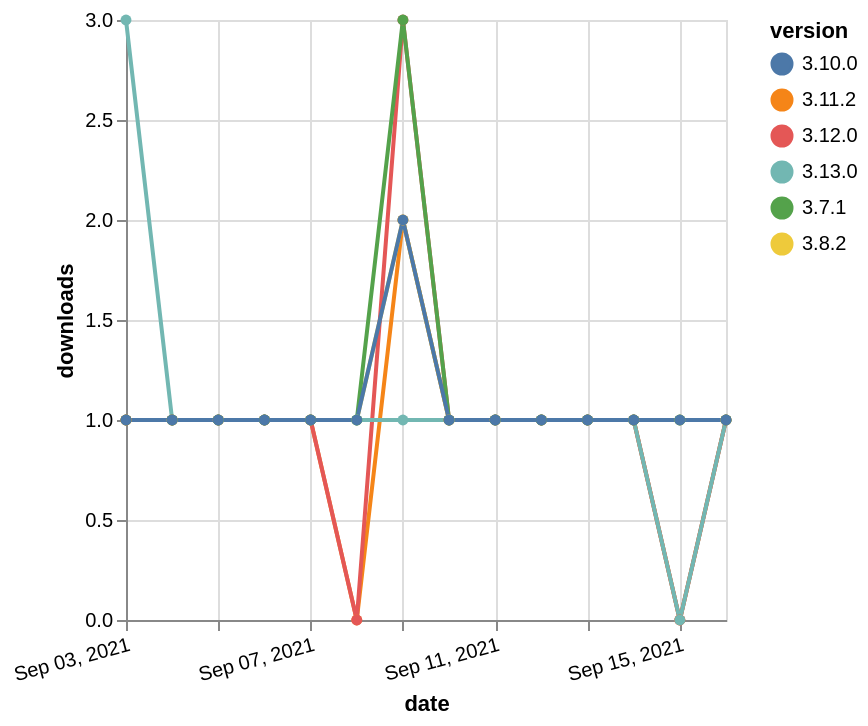

The Vega-Lite source for this figure:
### Vega-Lite specification from a JSON file in a GitHub repository (floating-point values rounded to 4 significant figures)
{"$schema": "https://vega.github.io/schema/vega-lite/v5.json", "description": "A simple bar chart with embedded data.", "data": {"values": [{"date": "2021-09-03", "total": 148, "delta": 1, "version": "3.11.2"}, {"date": "2021-09-04", "total": 149, "delta": 1, "version": "3.11.2"}, {"date": "2021-09-05", "total": 150, "delta": 1, "version": "3.11.2"}, {"date": "2021-09-06", "total": 151, "delta": 1, "version": "3.11.2"}, {"date": "2021-09-07", "total": 152, "delta": 1, "version": "3.11.2"}, {"date": "2021-09-08", "total": 152, "delta": 0, "version": "3.11.2"}, {"date": "2021-09-09", "total": 154, "delta": 2, "version": "3.11.2"}, {"date": "2021-09-10", "total": 155, "delta": 1, "version": "3.11.2"}, {"date": "2021-09-11", "total": 156, "delta": 1, "version": "3.11.2"}, {"date": "2021-09-12", "total": 157, "delta": 1, "version": "3.11.2"}, {"date": "2021-09-13", "total": 158, "delta": 1, "version": "3.11.2"}, {"date": "2021-09-14", "total": 159, "delta": 1, "version": "3.11.2"}, {"date": "2021-09-15", "total": 159, "delta": 0, "version": "3.11.2"}, {"date": "2021-09-16", "total": 160, "delta": 1, "version": "3.11.2"}, {"date": "2021-09-03", "total": 171, "delta": 1, "version": "3.8.2"}, {"date": "2021-09-04", "total": 172, "delta": 1, "version": "3.8.2"}, {"date": "2021-09-05", "total": 173, "delta": 1, "version": "3.8.2"}, {"date": "2021-09-06", "total": 174, "delta": 1, "version": "3.8.2"}, {"date": "2021-09-07", "total": 175, "delta": 1, "version": "3.8.2"}, {"date": "2021-09-08", "total": 176, "delta": 1, "version": "3.8.2"}, {"date": "2021-09-09", "total": 178, "delta": 2, "version": "3.8.2"}, {"date": "2021-09-10", "total": 179, "delta": 1, "version": "3.8.2"}, {"date": "2021-09-11", "total": 180, "delta": 1, "version": "3.8.2"}, {"date": "2021-09-12", "total": 181, "delta": 1, "version": "3.8.2"}, {"date": "2021-09-13", "total": 182, "delta": 1, "version": "3.8.2"}, {"date": "2021-09-14", "total": 183, "delta": 1, "version": "3.8.2"}, {"date": "2021-09-15", "total": 184, "delta": 1, "version": "3.8.2"}, {"date": "2021-09-16", "total": 185, "delta": 1, "version": "3.8.2"}, {"date": "2021-09-03", "total": 164, "delta": 1, "version": "3.12.0"}, {"date": "2021-09-04", "total": 165, "delta": 1, "version": "3.12.0"}, {"date": "2021-09-05", "total": 166, "delta": 1, "version": "3.12.0"}, {"date": "2021-09-06", "total": 167, "delta": 1, "version": "3.12.0"}, {"date": "2021-09-07", "total": 168, "delta": 1, "version": "3.12.0"}, {"date": "2021-09-08", "total": 168, "delta": 0, "version": "3.12.0"}, {"date": "2021-09-09", "total": 171, "delta": 3, "version": "3.12.0"}, {"date": "2021-09-10", "total": 172, "delta": 1, "version": "3.12.0"}, {"date": "2021-09-11", "total": 173, "delta": 1, "version": "3.12.0"}, {"date": "2021-09-12", "total": 174, "delta": 1, "version": "3.12.0"}, {"date": "2021-09-13", "total": 175, "delta": 1, "version": "3.12.0"}, {"date": "2021-09-14", "total": 176, "delta": 1, "version": "3.12.0"}, {"date": "2021-09-15", "total": 176, "delta": 0, "version": "3.12.0"}, {"date": "2021-09-16", "total": 177, "delta": 1, "version": "3.12.0"}, {"date": "2021-09-03", "total": 116, "delta": 3, "version": "3.13.0"}, {"date": "2021-09-04", "total": 117, "delta": 1, "version": "3.13.0"}, {"date": "2021-09-05", "total": 118, "delta": 1, "version": "3.13.0"}, {"date": "2021-09-06", "total": 119, "delta": 1, "version": "3.13.0"}, {"date": "2021-09-07", "total": 120, "delta": 1, "version": "3.13.0"}, {"date": "2021-09-08", "total": 121, "delta": 1, "version": "3.13.0"}, {"date": "2021-09-09", "total": 122, "delta": 1, "version": "3.13.0"}, {"date": "2021-09-10", "total": 123, "delta": 1, "version": "3.13.0"}, {"date": "2021-09-11", "total": 124, "delta": 1, "version": "3.13.0"}, {"date": "2021-09-12", "total": 125, "delta": 1, "version": "3.13.0"}, {"date": "2021-09-13", "total": 126, "delta": 1, "version": "3.13.0"}, {"date": "2021-09-14", "total": 127, "delta": 1, "version": "3.13.0"}, {"date": "2021-09-15", "total": 127, "delta": 0, "version": "3.13.0"}, {"date": "2021-09-16", "total": 128, "delta": 1, "version": "3.13.0"}, {"date": "2021-09-03", "total": 332, "delta": 1, "version": "3.7.1"}, {"date": "2021-09-04", "total": 333, "delta": 1, "version": "3.7.1"}, {"date": "2021-09-05", "total": 334, "delta": 1, "version": "3.7.1"}, {"date": "2021-09-06", "total": 335, "delta": 1, "version": "3.7.1"}, {"date": "2021-09-07", "total": 336, "delta": 1, "version": "3.7.1"}, {"date": "2021-09-08", "total": 337, "delta": 1, "version": "3.7.1"}, {"date": "2021-09-09", "total": 340, "delta": 3, "version": "3.7.1"}, {"date": "2021-09-10", "total": 341, "delta": 1, "version": "3.7.1"}, {"date": "2021-09-11", "total": 342, "delta": 1, "version": "3.7.1"}, {"date": "2021-09-12", "total": 343, "delta": 1, "version": "3.7.1"}, {"date": "2021-09-13", "total": 344, "delta": 1, "version": "3.7.1"}, {"date": "2021-09-14", "total": 345, "delta": 1, "version": "3.7.1"}, {"date": "2021-09-15", "total": 346, "delta": 1, "version": "3.7.1"}, {"date": "2021-09-16", "total": 347, "delta": 1, "version": "3.7.1"}, {"date": "2021-09-03", "total": 161, "delta": 1, "version": "3.10.0"}, {"date": "2021-09-04", "total": 162, "delta": 1, "version": "3.10.0"}, {"date": "2021-09-05", "total": 163, "delta": 1, "version": "3.10.0"}, {"date": "2021-09-06", "total": 164, "delta": 1, "version": "3.10.0"}, {"date": "2021-09-07", "total": 165, "delta": 1, "version": "3.10.0"}, {"date": "2021-09-08", "total": 166, "delta": 1, "version": "3.10.0"}, {"date": "2021-09-09", "total": 168, "delta": 2, "version": "3.10.0"}, {"date": "2021-09-10", "total": 169, "delta": 1, "version": "3.10.0"}, {"date": "2021-09-11", "total": 170, "delta": 1, "version": "3.10.0"}, {"date": "2021-09-12", "total": 171, "delta": 1, "version": "3.10.0"}, {"date": "2021-09-13", "total": 172, "delta": 1, "version": "3.10.0"}, {"date": "2021-09-14", "total": 173, "delta": 1, "version": "3.10.0"}, {"date": "2021-09-15", "total": 174, "delta": 1, "version": "3.10.0"}, {"date": "2021-09-16", "total": 175, "delta": 1, "version": "3.10.0"}]}, "width": "container", "mark": {"type": "line", "point": {"filled": true}}, "encoding": {"x": {"field": "date", "type": "temporal", "timeUnit": "yearmonthdate", "title": "date", "axis": {"labelAngle": -15}}, "y": {"field": "delta", "type": "quantitative", "title": "downloads"}, "color": {"field": "version", "type": "nominal"}, "tooltip": {"field": "delta"}}}
